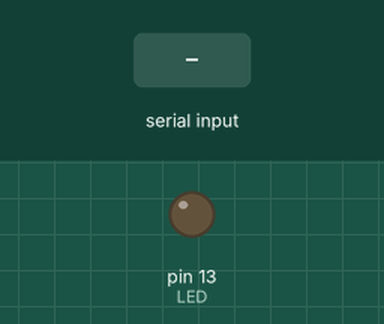
A sketch run on a simulated Arduino Uno, built with avr-gcc and run on an emulated ATmega328P. Shown: output pins drawn as LEDs (lit = HIGH). The inputs (shaded band) are chosen by the test bench.

Above: at 1.2 s.
1.3 s: "1" received over Serial
At 1.6 s:
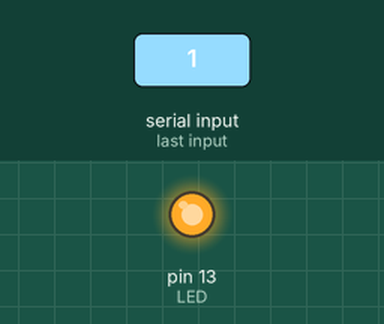
2.8 s: "0" received over Serial
At 3.9 s:
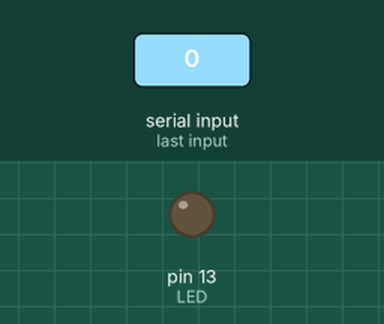
Timing chart, 0 to 5.8 s (numbered marks = the images above; inputs shaded):
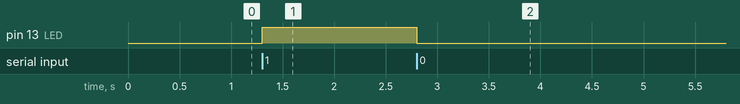

The sketch:

Example2_Arduino.ino
```cpp
#define LED 13

void setup() {
    pinMode(LED, OUTPUT);
    Serial.begin(115200);
}

void loop() {
    if (Serial.available() > 0) {
        char serialRead = Serial.read();

        if (serialRead == '1') {
            digitalWrite(LED, HIGH);
        }
        else if (serialRead == '0') {
            digitalWrite(LED, LOW);
        }
    }
}
```

Measured:
- after the input at 1.3 s, pin 13 (LED): LOW → HIGH at once
- after the input at 2.8 s, pin 13 (LED): HIGH → LOW at once
